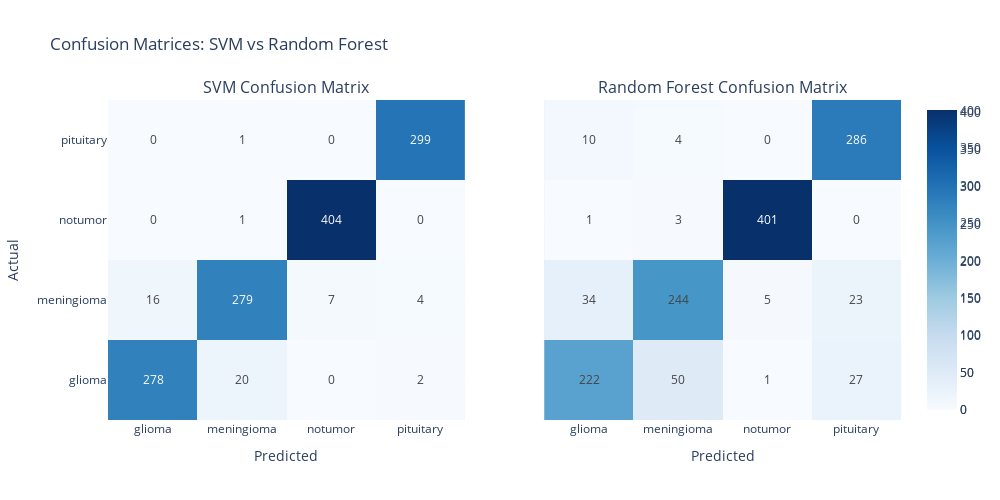

Here is the notebook cell this chart was saved with:
### Markdown cell above
# **E. Comparative Analysis of SVM and Random Forest**

### Code cell
from sklearn.metrics import confusion_matrix
import plotly.graph_objects as go
from plotly.subplots import make_subplots  # Correct import for subplots

# Function to overlay confusion matrices side-by-side using Plotly
def plot_confusion_matrices_side_by_side(y_true, y_pred_svm, y_pred_rf, classes):
    # SVM Confusion Matrix
    cm_svm = confusion_matrix(y_true, y_pred_svm)
    svm_heatmap = go.Heatmap(
        z=cm_svm, 
        x=classes, 
        y=classes, 
        colorscale="Blues", 
        showscale=True, 
        text=cm_svm, 
        texttemplate="%{z}"
    )
    
    # Random Forest Confusion Matrix
    cm_rf = confusion_matrix(y_true, y_pred_rf)
    rf_heatmap = go.Heatmap(
        z=cm_rf, 
        x=classes, 
        y=classes, 
        colorscale="Blues", 
        showscale=True, 
        text=cm_rf, 
        texttemplate="%{z}"
    )
    
    # Subplots
    fig = make_subplots(
        rows=1, 
        cols=2, 
        subplot_titles=["SVM Confusion Matrix", "Random Forest Confusion Matrix"], 
        shared_yaxes=True
    )
    fig.add_trace(svm_heatmap, row=1, col=1)
    fig.add_trace(rf_heatmap, row=1, col=2)
    
    # Update layout
    fig.update_layout(
        title="Confusion Matrices: SVM vs Random Forest", 
        width=1000, 
        height=500
    )
    fig.update_xaxes(title_text="Predicted", row=1, col=1)
    fig.update_yaxes(title_text="Actual", row=1, col=1)
    fig.update_xaxes(title_text="Predicted", row=1, col=2)
    
    fig.show()

# Call the function to plot confusion matrices for test results
plot_confusion_matrices_side_by_side(y_test, y_test_pred_svm, y_test_pred_rf, CLASSES)

### Figure 1 — Plotly figure (JSON) as saved in the notebook; plotly's stock layout.template omitted (floating-point values rounded to 4 significant figures)
{"data": [{"colorscale": [[0, "rgb(247,251,255)"], [0.125, "rgb(222,235,247)"], [0.25, "rgb(198,219,239)"], [0.375, "rgb(158,202,225)"], [0.5, "rgb(107,174,214)"], [0.625, "rgb(66,146,198)"], [0.75, "rgb(33,113,181)"], [0.875, "rgb(8,81,156)"], [1, "rgb(8,48,107)"]], "showscale": true, "text": [[278, 20, 0, 2], [16, 279, 7, 4], [0, 1, 404, 0], [0, 1, 0, 299]], "texttemplate": "%{z}", "type": "heatmap", "x": ["glioma", "meningioma", "notumor", "pituitary"], "xaxis": "x", "y": ["glioma", "meningioma", "notumor", "pituitary"], "yaxis": "y", "z": [[278, 20, 0, 2], [16, 279, 7, 4], [0, 1, 404, 0], [0, 1, 0, 299]]}, {"colorscale": [[0, "rgb(247,251,255)"], [0.125, "rgb(222,235,247)"], [0.25, "rgb(198,219,239)"], [0.375, "rgb(158,202,225)"], [0.5, "rgb(107,174,214)"], [0.625, "rgb(66,146,198)"], [0.75, "rgb(33,113,181)"], [0.875, "rgb(8,81,156)"], [1, "rgb(8,48,107)"]], "showscale": true, "text": [[222, 50, 1, 27], [34, 244, 5, 23], [1, 3, 401, 0], [10, 4, 0, 286]], "texttemplate": "%{z}", "type": "heatmap", "x": ["glioma", "meningioma", "notumor", "pituitary"], "xaxis": "x2", "y": ["glioma", "meningioma", "notumor", "pituitary"], "yaxis": "y2", "z": [[222, 50, 1, 27], [34, 244, 5, 23], [1, 3, 401, 0], [10, 4, 0, 286]]}], "layout": {"annotations": [{"font": {"size": 16}, "showarrow": false, "text": "SVM Confusion Matrix", "x": 0.225, "xanchor": "center", "xref": "paper", "y": 1, "yanchor": "bottom", "yref": "paper"}, {"font": {"size": 16}, "showarrow": false, "text": "Random Forest Confusion Matrix", "x": 0.775, "xanchor": "center", "xref": "paper", "y": 1, "yanchor": "bottom", "yref": "paper"}], "height": 500, "title": {"text": "Confusion Matrices: SVM vs Random Forest"}, "width": 1000, "xaxis": {"anchor": "y", "domain": [0, 0.45], "title": {"text": "Predicted"}}, "xaxis2": {"anchor": "y2", "domain": [0.55, 1], "title": {"text": "Predicted"}}, "yaxis": {"anchor": "x", "domain": [0, 1], "title": {"text": "Actual"}}, "yaxis2": {"anchor": "x2", "domain": [0, 1], "matches": "y", "showticklabels": false}}}
